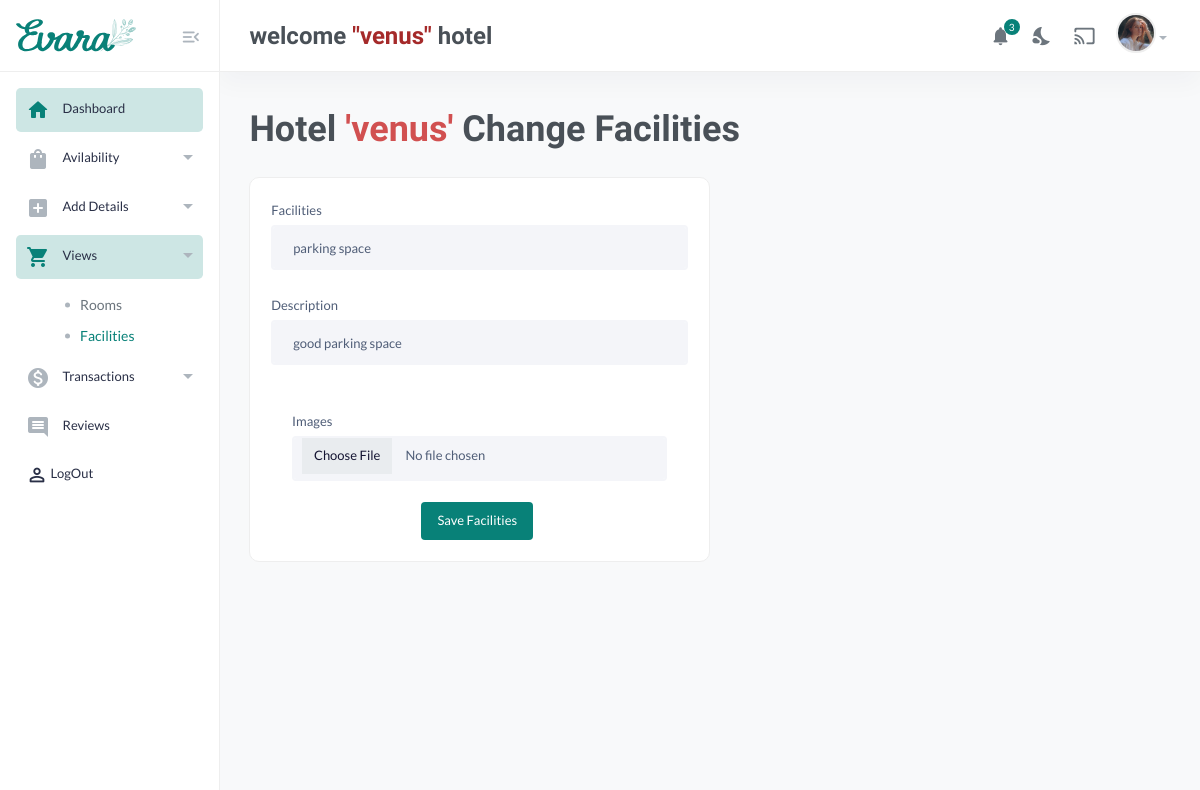
/Hotel/Update/Facilities/2/ (signed in), run on an earlier commit of the app's database.
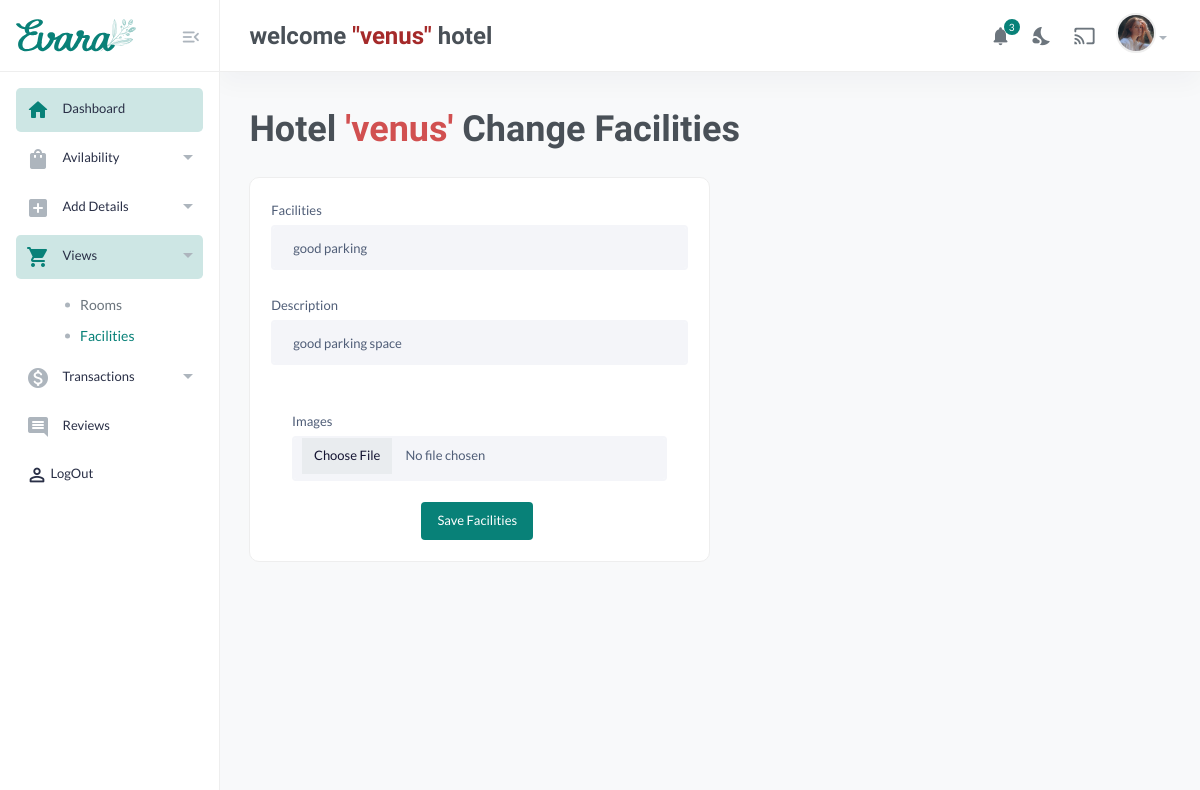
And on a later commit of the database.
### home/models.py (models this page shows, shortened)
class Facilities(models.Model):
    hotel = models.ForeignKey(Hotel, on_delete = models.CASCADE)
    facility = models.CharField(max_length = 20)
    description = models.TextField(max_length = 20, blank = True )
    photo = models.ImageField(upload_to = 'media', blank = True, null = True)
    is_deleted = models.BooleanField(default = False)

### hotels/views.py (the view)
# urls.py: path('Hotel/Update/Facilities/<int:id>/', views.hotel_update_facilities, name = 'hotel_update_facilities'),
def hotel_update_facilities(request, id):
      if 'hotel_id' in request.session:
            hotel_id = request.session['hotel_id']
            hotel = get_object_or_404(Hotel, id = hotel_id)
            print("============================", hotel.hotel_name)
            facilities = get_object_or_404(Facilities, id = id)
            return render(request, 'hotels/update-hotel-facilities.html', {'facilities': facilities, 'hotel' : hotel})

### templates/hotels/update-hotel-facilities.html (shortened to what this page needs)
{% include 'hotels/hotel-base.html' %}
{% include 'hotels/hotel-navigation.html' %}
{% block content %}
<section class="content-main">
      <h1>Hotel<span style="color: rgb(209, 80, 80);"> '{{hotel}}' </span>Change Facilities</h1>
        <br>
      <div class="row">
          <form method="POST" action="{% url 'update_facilities' facilities.id %}" enctype="multipart/form-data">
            <div class="col-lg-6">
              <div class="card mb-4">
                  <div class="card-body">
                      <div class="mb-4">
                          <label for="product_title" class="form-label">Facilities</label>
                          <input type="text" placeholder="Type here" class="form-control" id="product_title" name="facility" value="{{facilities.facility}}">
                      </div>
                      <div class="mb-4">
                          <label for="product_title" class="form-label">Description</label>
                          <input type="text" placeholder="Type here" class="form-control" id="product_title" name="description" value="{{facilities.description}}">
                      </div>
                      <div class="card-body">
                            <label class="form-label">Images</label>
                            <input class="form-control" type="file" name="photo" value="{{facilities.photo}}">
                      </div>
                      <div>
                           <button class="btn btn-md rounded font-sm hover-up ml-150" type="submit">Save Facilities</button>
                      </div>
            </form>
          </div>
  </section>
{% endblock content%}

What changed in the data, as far as the page shows it:
changed Facilities "good parking space": facility "parking space" → "good parking"
